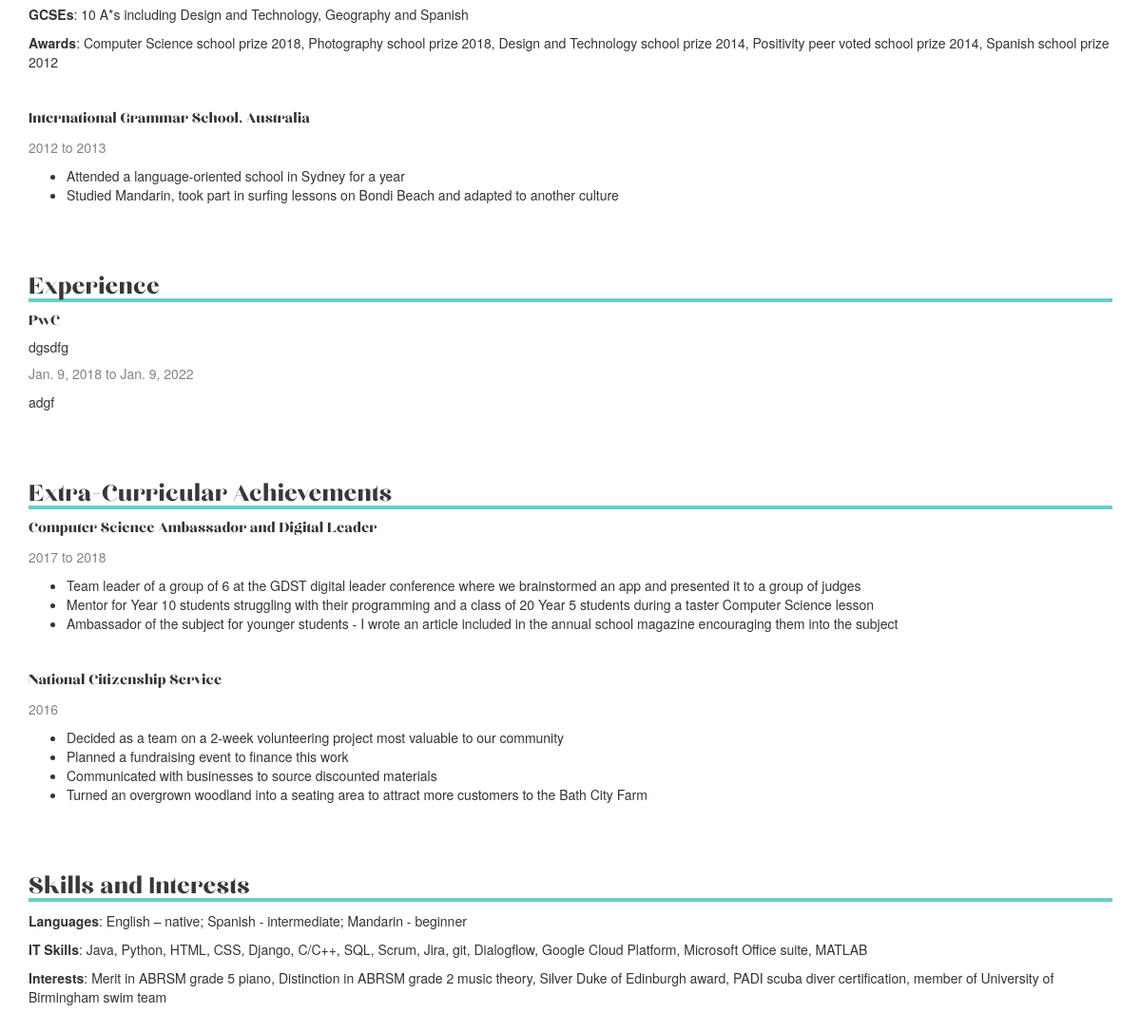
The app's page /cv/view/ (lower part), older data.
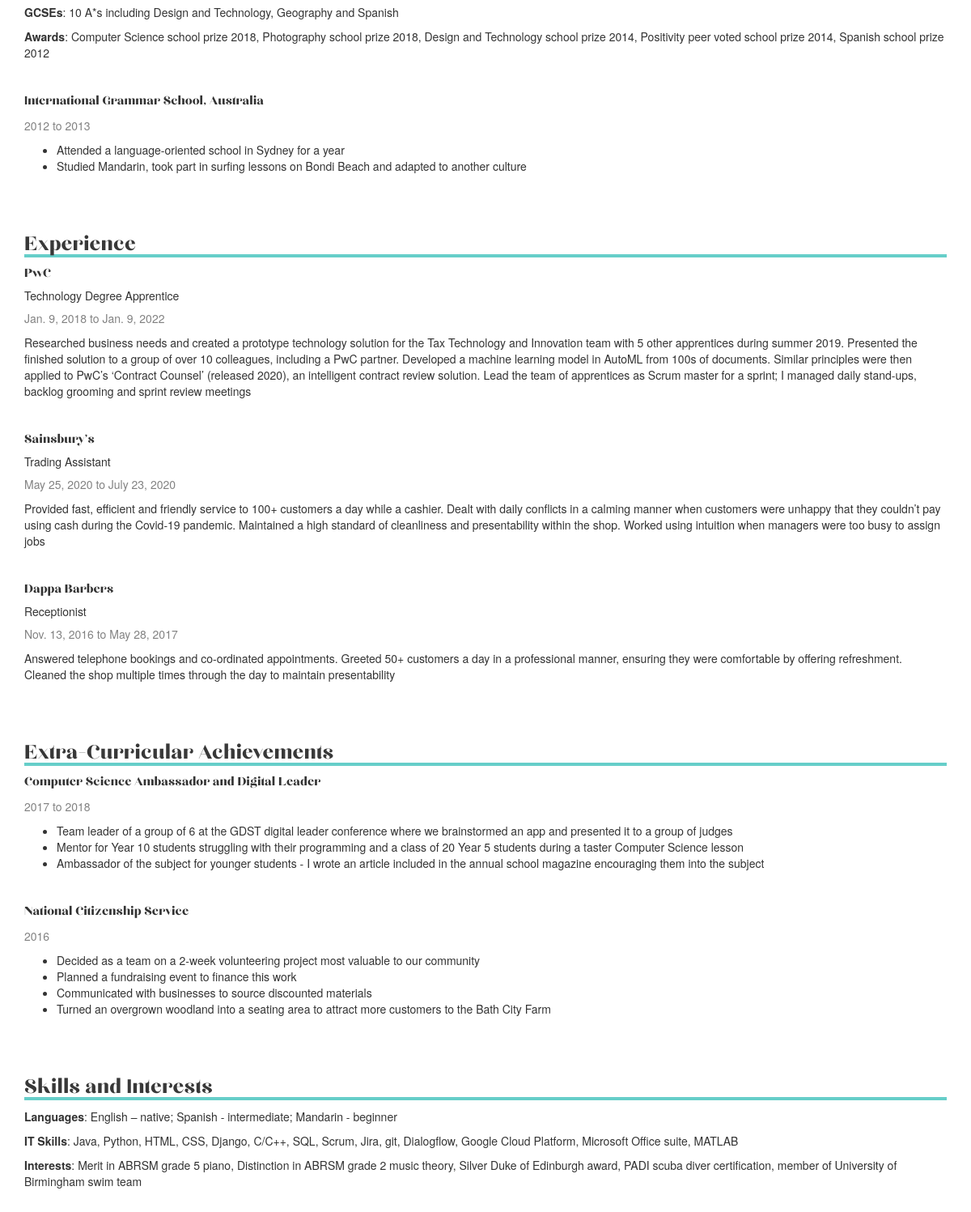
The same page, newer data.
### blog/models.py (models this page shows, shortened)
class Item(models.Model):
    company = models.TextField(default='')
    role = models.TextField(default='')
    startDate = models.DateField(blank=True, null=True)
    endDate = models.DateField(blank=True, null=True)
    text = models.TextField(default='')

### blog/views.py (the view)
# urls.py: path('cv/view/', views.cv_view, name='cv_view'),
def cv_view(request):
    items = Item.objects.all().order_by('-endDate')
    return render(request, 'blog/cv_view.html', {'items': items})

### blog/templates/blog/cv_view.html (shortened to what this page needs)
{% extends 'blog/base.html' %}
{% block content %}
<div class = "post">
    <br>
    <div>
        <p><b>GCSEs</b>: 10 A*s including Design and Technology, Geography and Spanish</p>
        <p><b>Awards</b>: Computer Science school prize 2018, Photography school prize 2018, Design and Technology school prize 2014, Positivity peer voted school prize 2014, Spanish school prize 2012</p>
    </div>
    <br>
    <div>
        <h4>International Grammar School, Australia</h4>
        <p class = "date">2012 to 2013</p>
        <ul>
            <li>Attended a language-oriented school in Sydney for a year</li>
            <li>Studied Mandarin, took part in surfing lessons on Bondi Beach and adapted to another culture</li>
        </ul>
    </div>
</div>
<div id="id_list_table" class = "post">
    <h2>Experience</h2>
    {% for item in items %}
        <h4>{{ item.company }}</h4>
        <h5>{{ item.role }} </h5>
        <p class = "date">{{ item.startDate }} to {{item.endDate}}</p>
        <p>{{ item.text}}</p>
        {% if not forloop.last %}
            <br>
        {% endif %}
    {% endfor %}
</div>
<div class = "post">
    <h2>Extra-Curricular Achievements</h2>
    <div>
        <h4>Computer Science Ambassador and Digital Leader</h4>
        <p class = "date">2017 to 2018</p>
        <ul>
            <li>Team leader of a group of 6 at the GDST digital leader conference where we brainstormed an app and presented it to a group of judges</li>
            <li>Mentor for Year 10 students struggling with their programming and a class of 20 Year 5 students during a taster Computer Science lesson</li>
            <li>Ambassador of the subject for younger students - I wrote an article included in the annual school magazine encouraging them into the subject</li>
        </ul>
    </div>
    <br>
    <div>
        <h4>National Citizenship Service</h4>
        <p class = "date">2016</p>
        <ul>
            <li>Decided as a team on a 2-week volunteering project most valuable to our community</li>
            <li>Planned a fundraising event to finance this work</li>
            <li>Communicated with businesses to source discounted materials</li>
            <li>Turned an overgrown woodland into a seating area to attract more customers to the Bath City Farm</li>
        </ul>
    </div>
</div>
<div class = "post">
    <h2>Skills and Interests</h2>
    <p><b>Languages</b>: English – native; Spanish - intermediate; Mandarin - beginner</p>
    <p><b>IT Skills</b>: Java, Python, HTML, CSS, Django, C/C++, SQL, Scrum, Jira, git, Dialogflow, Google Cloud Platform, Microsoft Office suite, MATLAB</p>
    <p><b>Interests</b>: Merit in ABRSM grade 5 piano, Distinction in ABRSM grade 2 music theory, Silver Duke of Edinburgh award, PADI scuba diver certification, member of University of Birmingham swim team</p>
</div>
{% endblock %}

### blog/templates/blog/base.html (shortened to what this page needs)
{% load static %}
<html>
    <head>
        <link rel="stylesheet" href="//maxcdn.bootstrapcdn.com/bootstrap/3.2.0/css/bootstrap.min.css">
        <link rel="stylesheet" href="//maxcdn.bootstrapcdn.com/bootstrap/3.2.0/css/bootstrap-theme.min.css">
        <link rel="stylesheet" href="{% static 'css/blog.css' %}">
    </head>
    <body>
        <div class="content">
            {% block content %}
            {% endblock %}
        </div>
    </body>
</html>

### blog/static/css/blog.css (style rules this page uses)
h1, h2, h3, h4 { font-family: 'chloeregular', Arial, sans-serif; }
.date { color: #828282; }
.post { margin-bottom: 70px; margin-top: 20px; margin-left: 30px; margin-right: 30px; }
.post h2 { color: #383838; text-decoration: underline; text-decoration-style: wavy; text-decoration-color: darkcyan; }
.post h2 { color: #383838; background: linear-gradient( to bottom, #66CEC9 0%, #66CEC9 100% ); background-position: 0 100%; background-repeat: repeat-x; background-size: 4px 4px; text-decoration: none; transition: background-size .2s; }

Row changes from the older to the newer data that the page shows:
changed Item "PwC": role "dgsdfg" → "Technology Degree Apprentice"; text "adgf" → "Researched business needs and created a prototype technology solution for the Tax Technology and Innovation team with 5 other apprentices during summer 2019. Presented the finished solution to a group of over 10 colleagues, including a PwC partner. Developed a machine learning model in AutoML from 100s of documents. Similar principles were then applied to PwC’s ‘Contract Counsel’ (released 2020), an intelligent contract review solution. Lead the team of apprentices as Scrum master for a sprint; I managed daily stand-ups, backlog grooming and sprint review meetings"
added Item: company "Sainsbury's", role "Trading Assistant", startDate "May 25, 2020", endDate "July 23, 2020", text "Provided fast, efficient and friendly service to 100+ customers a day while a cashier. Dealt with daily conflicts in a calming manner when customers were unhappy that they couldn’t pay using cash during the Covid-19 pandemic. Maintained a high standard of cleanliness and presentability within the shop. Worked using intuition when managers were too busy to assign jobs"
added Item: company "Dappa Barbers", role "Receptionist", startDate "Nov. 13, 2016", endDate "May 28, 2017", text "Answered telephone bookings and co-ordinated appointments. Greeted 50+ customers a day in a professional manner, ensuring they were comfortable by offering refreshment. Cleaned the shop multiple times through the day to maintain presentability"
